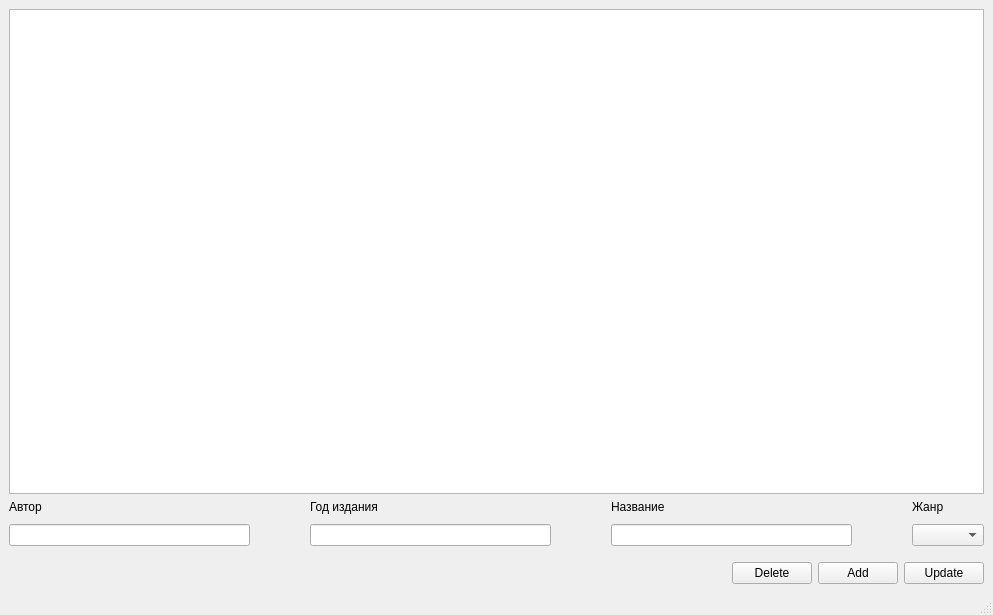
<?xml version="1.0" encoding="UTF-8"?>
<ui version="4.0">
 <class>MainWindow</class>
 <widget class="QMainWindow" name="MainWindow">
  <property name="geometry">
   <rect>
    <x>0</x>
    <y>0</y>
    <width>993</width>
    <height>615</height>
   </rect>
  </property>
  <property name="windowTitle">
   <string>MainWindow</string>
  </property>
  <widget class="QWidget" name="centralwidget">
   <layout class="QVBoxLayout" name="verticalLayout">
    <item>
     <widget class="QTableWidget" name="items_table">
      <property name="sizeAdjustPolicy">
       <enum>QAbstractScrollArea::AdjustToContents</enum>
      </property>
     </widget>
    </item>
    <item>
     <layout class="QGridLayout" name="gridLayout">
      <property name="horizontalSpacing">
       <number>60</number>
      </property>
      <property name="verticalSpacing">
       <number>10</number>
      </property>
      <item row="1" column="2">
       <widget class="QLineEdit" name="name_line"/>
      </item>
      <item row="0" column="2">
       <widget class="QLabel" name="label_3">
        <property name="text">
         <string>Название</string>
        </property>
        <property name="alignment">
         <set>Qt::AlignBottom|Qt::AlignLeading|Qt::AlignLeft</set>
        </property>
       </widget>
      </item>
      <item row="0" column="3">
       <widget class="QLabel" name="label_4">
        <property name="text">
         <string>Жанр</string>
        </property>
        <property name="alignment">
         <set>Qt::AlignBottom|Qt::AlignLeading|Qt::AlignLeft</set>
        </property>
       </widget>
      </item>
      <item row="1" column="0">
       <widget class="QLineEdit" name="author_line"/>
      </item>
      <item row="1" column="3">
       <widget class="QComboBox" name="genre_cbox">
        <property name="layoutDirection">
         <enum>Qt::LeftToRight</enum>
        </property>
       </widget>
      </item>
      <item row="0" column="0">
       <widget class="QLabel" name="label">
        <property name="text">
         <string>Автор</string>
        </property>
        <property name="alignment">
         <set>Qt::AlignBottom|Qt::AlignLeading|Qt::AlignLeft</set>
        </property>
       </widget>
      </item>
      <item row="1" column="1">
       <widget class="QLineEdit" name="publishing_year_line"/>
      </item>
      <item row="0" column="1">
       <widget class="QLabel" name="label_2">
        <property name="text">
         <string>Год издания</string>
        </property>
        <property name="alignment">
         <set>Qt::AlignBottom|Qt::AlignLeading|Qt::AlignLeft</set>
        </property>
       </widget>
      </item>
     </layout>
    </item>
    <item>
     <layout class="QHBoxLayout" name="horizontalLayout">
      <property name="spacing">
       <number>6</number>
      </property>
      <property name="topMargin">
       <number>10</number>
      </property>
      <item>
       <spacer name="horizontalSpacer">
        <property name="orientation">
         <enum>Qt::Horizontal</enum>
        </property>
        <property name="sizeHint" stdset="0">
         <size>
          <width>40</width>
          <height>20</height>
         </size>
        </property>
       </spacer>
      </item>
      <item>
       <widget class="QPushButton" name="delete_btn">
        <property name="text">
         <string>Delete</string>
        </property>
       </widget>
      </item>
      <item>
       <widget class="QPushButton" name="add_btn">
        <property name="text">
         <string>Add</string>
        </property>
       </widget>
      </item>
      <item>
       <widget class="QPushButton" name="update_btn">
        <property name="text">
         <string>Update</string>
        </property>
       </widget>
      </item>
     </layout>
    </item>
   </layout>
  </widget>
  <widget class="QMenuBar" name="menubar">
   <property name="geometry">
    <rect>
     <x>0</x>
     <y>0</y>
     <width>993</width>
     <height>22</height>
    </rect>
   </property>
  </widget>
  <widget class="QStatusBar" name="statusbar"/>
 </widget>
 <resources/>
 <connections/>
</ui>
